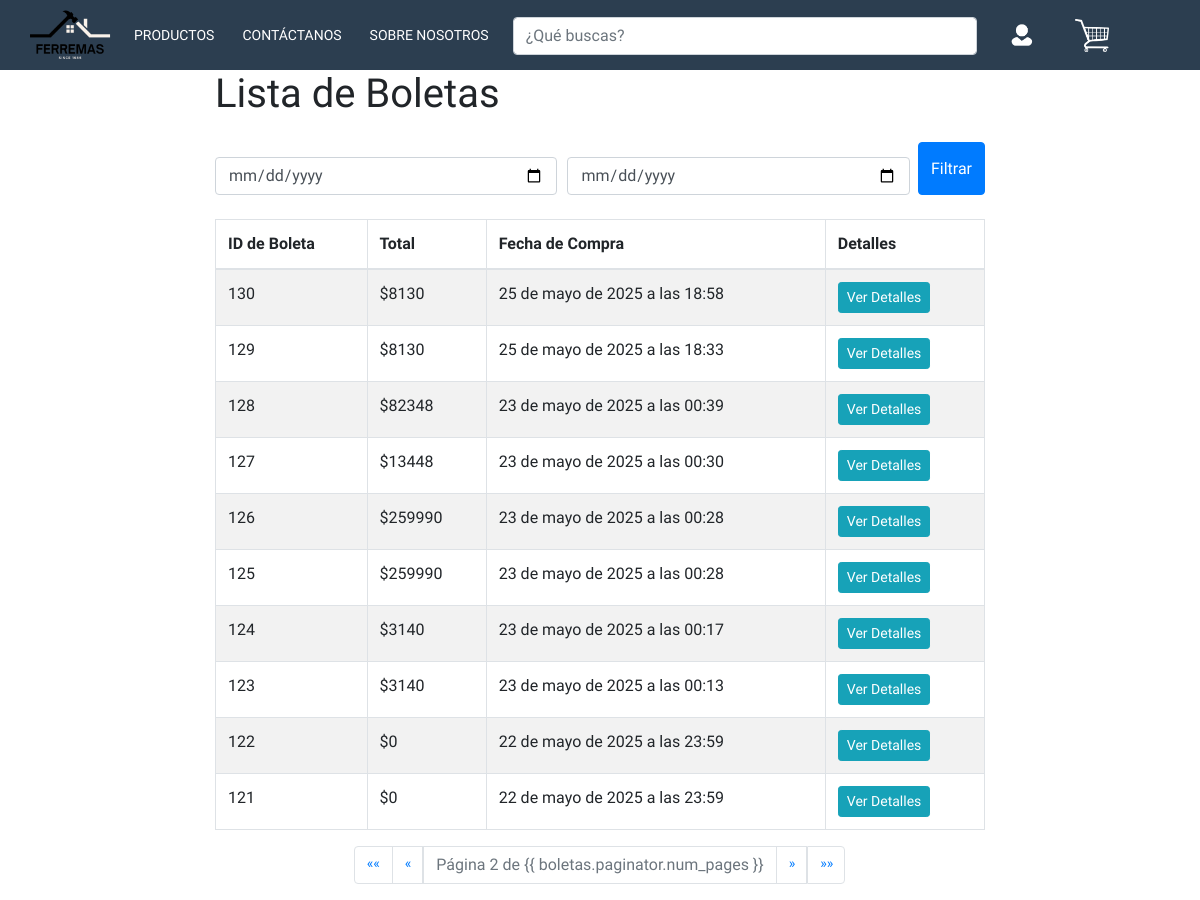
The app's page /boleta/?page=2 (signed in) with its own data.
### core/models.py (models this page shows, shortened)
class Boleta(models.Model):
    id_boleta=models.AutoField(primary_key=True)
    total=models.BigIntegerField()
    fechaCompra=models.DateTimeField(blank=False, null=False, default = datetime.datetime.now)

### core/views.py (the view)
# urls.py: path('boleta/', views.listar_boletas, name='listar_boletas'),
@login_required
def listar_boletas(request):
    fecha_inicio = request.GET.get('fecha_inicio')
    fecha_fin = request.GET.get('fecha_fin')
    boletas = Boleta.objects.all().order_by('-fechaCompra')
    if fecha_inicio and fecha_fin:
        boletas = boletas.filter(fechaCompra__range=[fecha_inicio, fecha_fin])
    paginator = Paginator(boletas, 10)
    page_number = request.GET.get('page')
    boletas_page = paginator.get_page(page_number)
    return render(request, 'listar_boletas.html', {'boletas': boletas_page})

### core/context_processor.py (called while the page is built, shortened)
def total_carrito(request):
    total = 0
    return {'total_carrito':int(total)}

### core/templates/listar_boletas.html (shortened to what this page needs)
<!doctype html>
<html lang="es">
    <head>
        {% load static %}
        <link rel="stylesheet" href="{% static 'css/misEstilos.css' %}" />
        <link href="{% static 'css/bootstrap.min.css' %}" rel="stylesheet" />
        <link
            href="https://stackpath.bootstrapcdn.com/bootstrap/4.5.2/css/bootstrap.min.css"
            rel="stylesheet"
        />
    </head>
    <body>
        <header>
            <div class="container__menu">
                <div class="menu">
                    <nav>
                        <ul>
                            <li><a href="{% url 'index' %}"></a></li>
                            <li>
                                <a href="{% url 'tienda' %}">Productos</a>
                            </li>
                            <li>
                                <a href="{% url 'contacto' %}">Contáctanos</a>
                            </li>
                            <li>
                                <a href="{% url 'Nosotros' %}"
                                    >Sobre Nosotros</a
                                >
                            </li>
                            <li class="search-bar">
                                <input
                                    type="text"
                                    placeholder="¿Qué buscas?"
                                    class="form-control"
                                />
                            </li>
                            {% if user.is_authenticated %}
                            <li>
                                <a href="{% url 'perfil' %}"></a>
                            </li>
                            <li><a href="{% url 'carrito' %}"></a></li>
                            {% else %}
                            <li><a href="{% url 'login' %}"></a></li>
                            <li><a href="{% url 'carrito' %}"></a></li>
                            {% endif %}
                        </ul>
                    </nav>
                </div>
            </div>
        </header>
        <div class="container">
            <h1 class="mb-4">Lista de Boletas</h1>
            <form method="GET" class="mb-4 d-flex">
                <input
                    type="date"
                    name="fecha_inicio"
                    class="form-control"
                    placeholder="Desde"
                    style="flex: 1; margin-right: 10px"
                />
                <input
                    type="date"
                    name="fecha_fin"
                    class="form-control"
                    placeholder="Hasta"
                    style="flex: 1"
                />
                <button type="submit" class="btn btn-primary ml-2">
                    Filtrar
                </button>
            </form>
            {% if boletas %}
            <table class="table table-striped table-bordered">
                <thead class="thead">
                    <tr>
                        <th>ID de Boleta</th>
                        <th>Total</th>
                        <th>Fecha de Compra</th>
                        <th>Detalles</th>
                    </tr>
                </thead>
                <tbody>
                    {% for boleta in boletas %}
                    <tr>
                        <td>{{ boleta.id_boleta }}</td>
                        <td>${{ boleta.total }}</td>
                        <td>{{ boleta.fechaCompra }}</td>
                        <td>
                            <a
                                href="{% url 'detalle_boleta' boleta.id_boleta %}"
                                class="btn btn-info btn-sm"
                                >Ver Detalles</a
                            >
                        </td>
                    </tr>
                    {% endfor %}
                </tbody>
            </table>
            <nav aria-label="Page navigation example">
                <ul class="pagination justify-content-center">
                    {% if boletas.has_previous %}
                    <li class="page-item">
                        <a class="page-link" href="?page=1" aria-label="First">
                            <span aria-hidden="true">&laquo;&laquo;</span>
                        </a>
                    </li>
                    <li class="page-item">
                        <a
                            class="page-link"
                            href="?page={{ boletas.previous_page_number }}"
                            aria-label="Previous"
                        >
                            <span aria-hidden="true">&laquo;</span>
                        </a>
                    </li>
                    {% endif %}
                    <li class="page-item disabled">
                        <span class="page-link"
                            >Página {{ boletas.number }} de {{
                            boletas.paginator.num_pages }}</span
                        >
                    </li>
                    {% if boletas.has_next %}
                    <li class="page-item">
                        <a
                            class="page-link"
                            href="?page={{ boletas.next_page_number }}"
                            aria-label="Next"
                        >
                            <span aria-hidden="true">&raquo;</span>
                        </a>
                    </li>
                    <li class="page-item">
                        <a
                            class="page-link"
                            href="?page={{ boletas.paginator.num_pages }}"
                            aria-label="Last"
                        >
                            <span aria-hidden="true">&raquo;&raquo;</span>
                        </a>
                    </li>
                    {% endif %}
                </ul>
            </nav>
            {% else %}
            <div class="alert alert-info" role="alert">
                No hay boletas disponibles.
            </div>
            {% endif %}
        </div>
    </body>
</html>

### core/static/css/misEstilos.css (style rules this page uses)
* { margin: 0; padding: 0; box-sizing: border-box; font-family: 'Work Sans', sans-serif; text-decoration: none; }
html, body { max-width: 100%; overflow-x: hidden; }
body { margin: auto; }
header { width: 100%; position: static; top: 0; left: 0; background: #fff; }
.container__menu { width: 100%; height: 70px; background: #2C3E50; padding: 0px 20px; max-width: 100vw; box-sizing: border-box; }
.menu { max-width: 1200px; margin: auto; height: 100%; }
header nav { height: 100%; }
header nav>ul { height: 100%; display: flex; }
header nav ul li { height: 100%; list-style: none; position: relative; }
header nav>ul>li:first-child>a { background-image: url(../img/footer.png); background-size: 150px; background-repeat: no-repeat; background-position: center center; padding: 20px 40px; margin-right: 20px; }
header nav>ul>li:nth-child(6)>a { background-image: url(../img/icon_user.png); background-size: 34px; background-repeat: no-repeat; background-position: center center; padding: 20px 30px; margin-left: 10px; }
header nav>ul>li:nth-child(7)>a { background-image: url(../img/carrito.png); background-size: 34px; background-repeat: no-repeat; background-position: center center; padding: 20px 30px; background-color: #2C3E50; margin-left: 10px; }
nav>ul>li>a { width: 100%; height: 100%; display: flex; align-items: center; padding: 14px; color: white; text-transform: uppercase; font-size: 14px; transition: all 300ms ease; }
.form-control { width: 100%; margin-top: 15px; font-family: 'Work Sans', sans-serif; padding-left: 50px; }
.search-bar { width: 40%; display: flex; align-items: center; margin-left: 10px; height: 1.5cm; }

### core/templates/listar_boletas.html (style rules this page uses)
.container { max-width: 800px; }

### records on screen
Boleta: id_boleta "130", total "8130", fechaCompra "25 de mayo de 2025 a las 18:58"
Boleta: id_boleta "129", total "8130", fechaCompra "25 de mayo de 2025 a las 18:33"
Boleta: id_boleta "128", total "82348", fechaCompra "23 de mayo de 2025 a las 00:39"
Boleta: id_boleta "127", total "13448", fechaCompra "23 de mayo de 2025 a las 00:30"
Boleta: id_boleta "126", total "259990", fechaCompra "23 de mayo de 2025 a las 00:28"
Boleta: id_boleta "125", total "259990", fechaCompra "23 de mayo de 2025 a las 00:28"
Boleta: id_boleta "124", total "3140", fechaCompra "23 de mayo de 2025 a las 00:17"
Boleta: id_boleta "123", total "3140", fechaCompra "23 de mayo de 2025 a las 00:13"
Boleta: id_boleta "122", total "0", fechaCompra "22 de mayo de 2025 a las 23:59"
Boleta: id_boleta "121", total "0", fechaCompra "22 de mayo de 2025 a las 23:59"

### other values on screen
{{ boletas.number }} "2"
